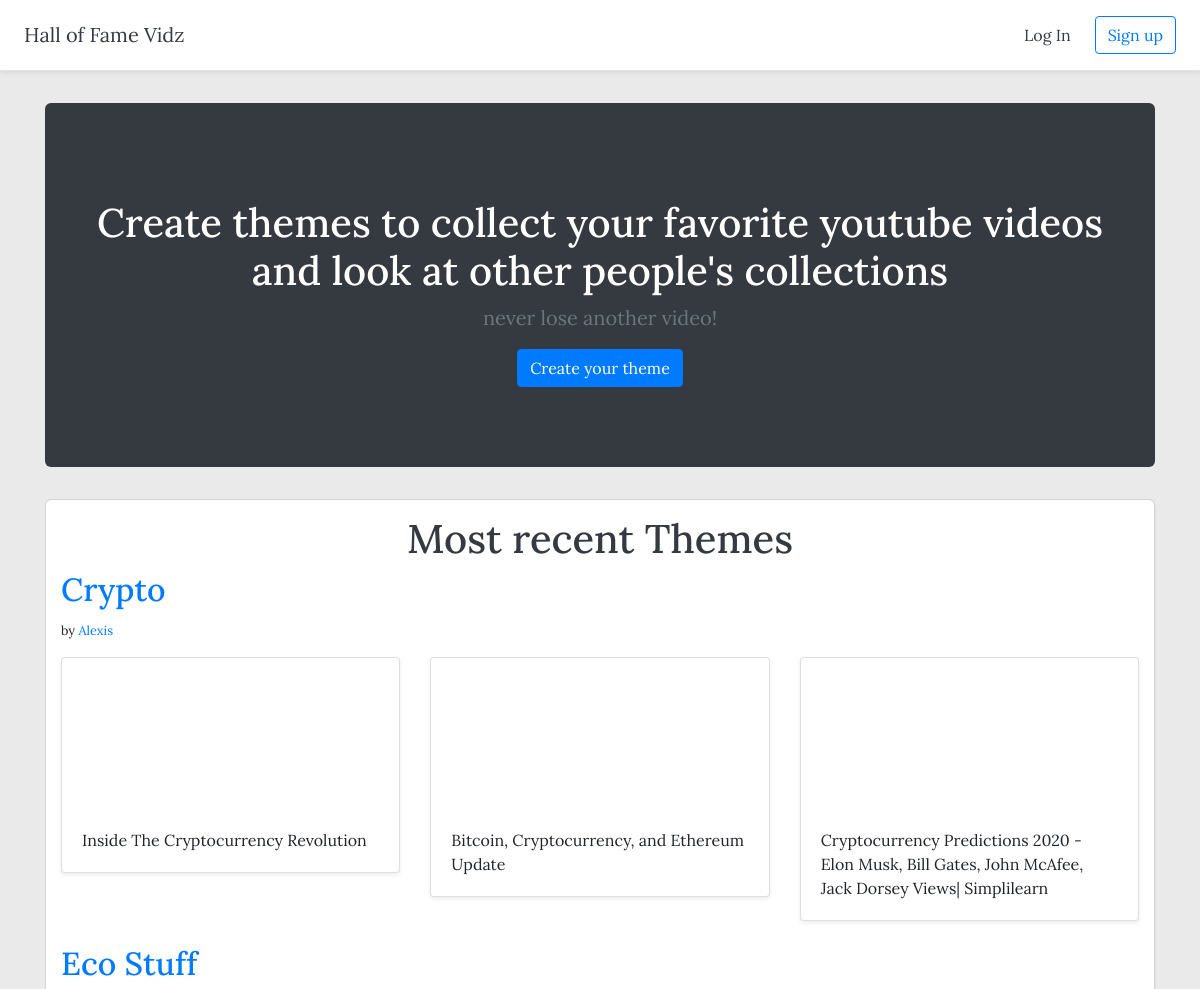
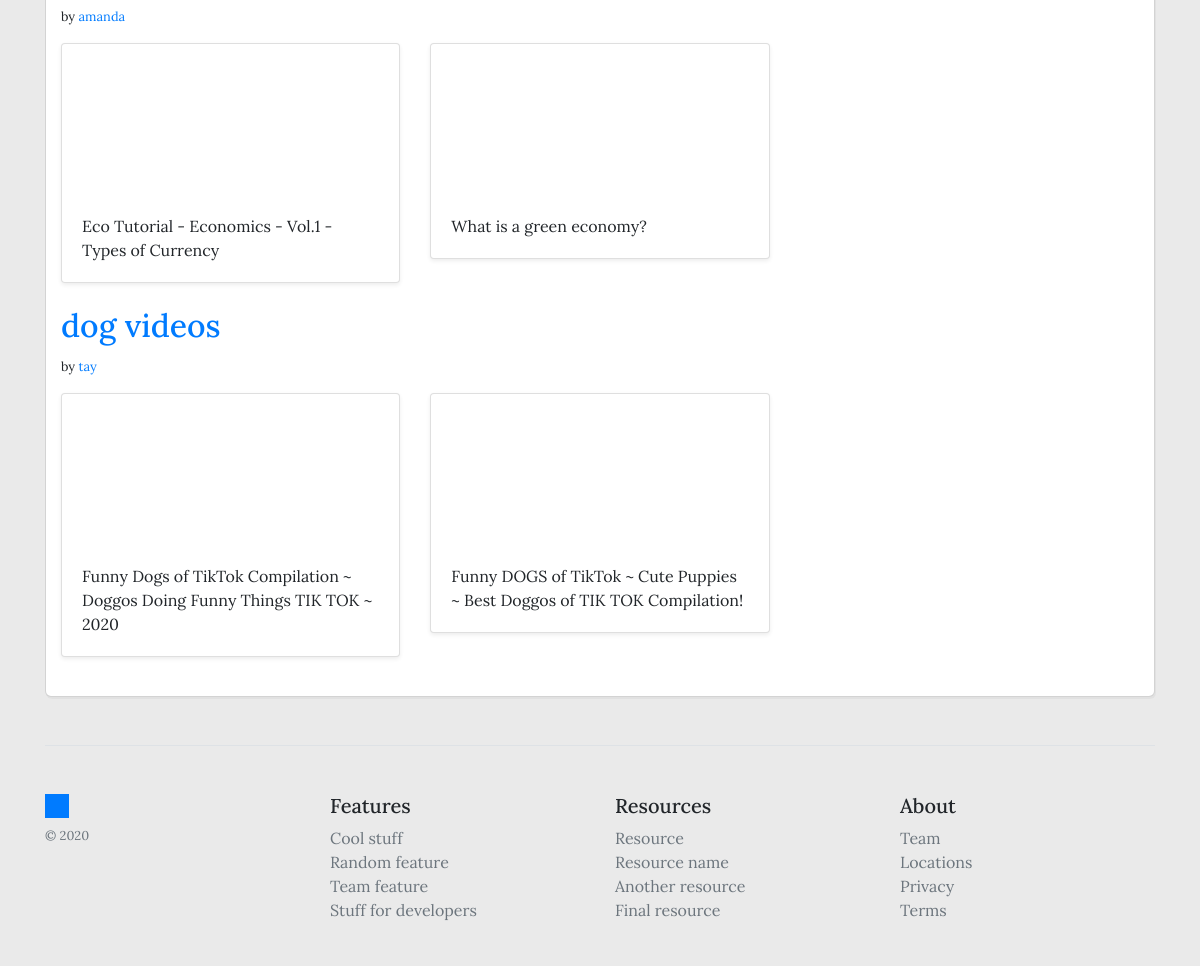
The app's page /, older data (2 pictures, top to bottom).
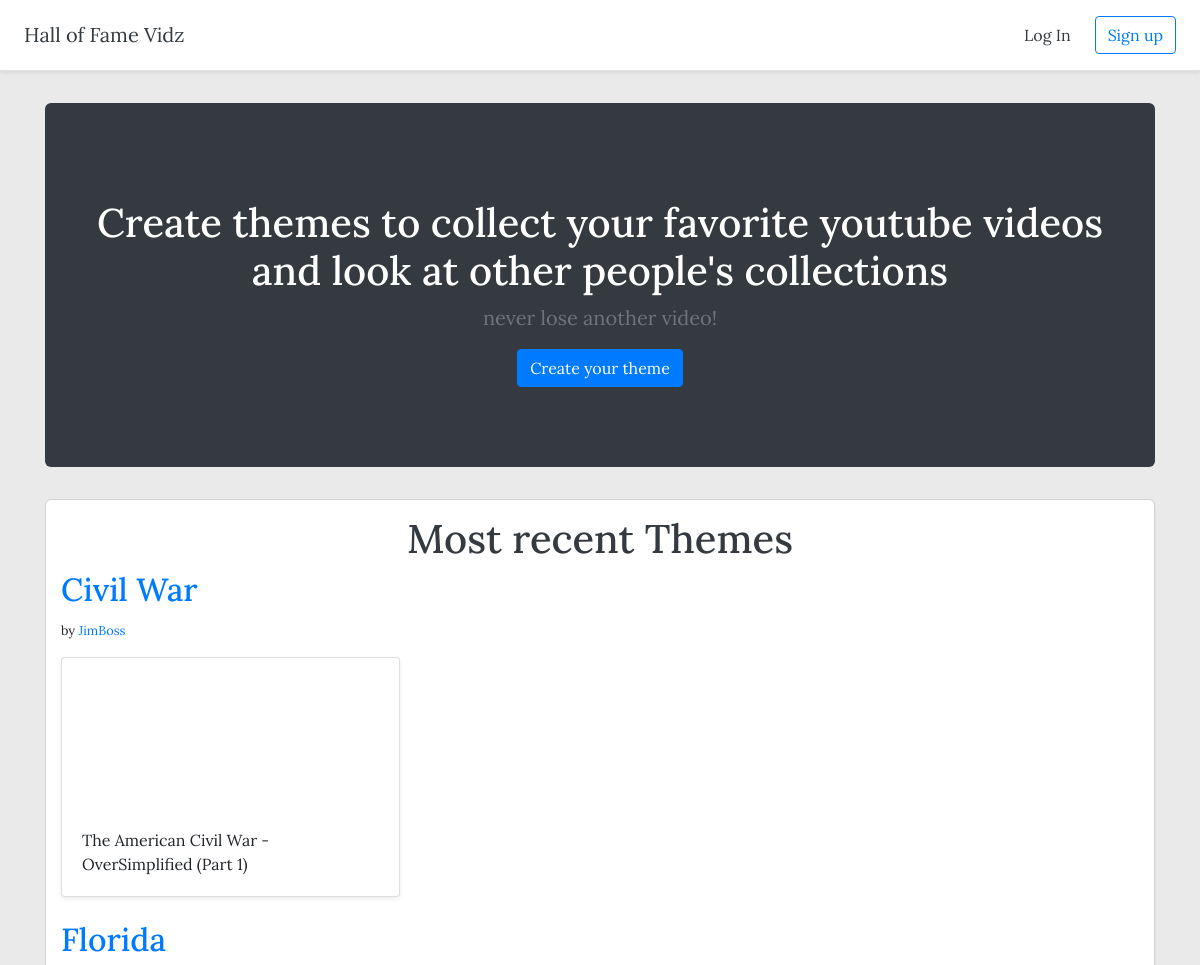
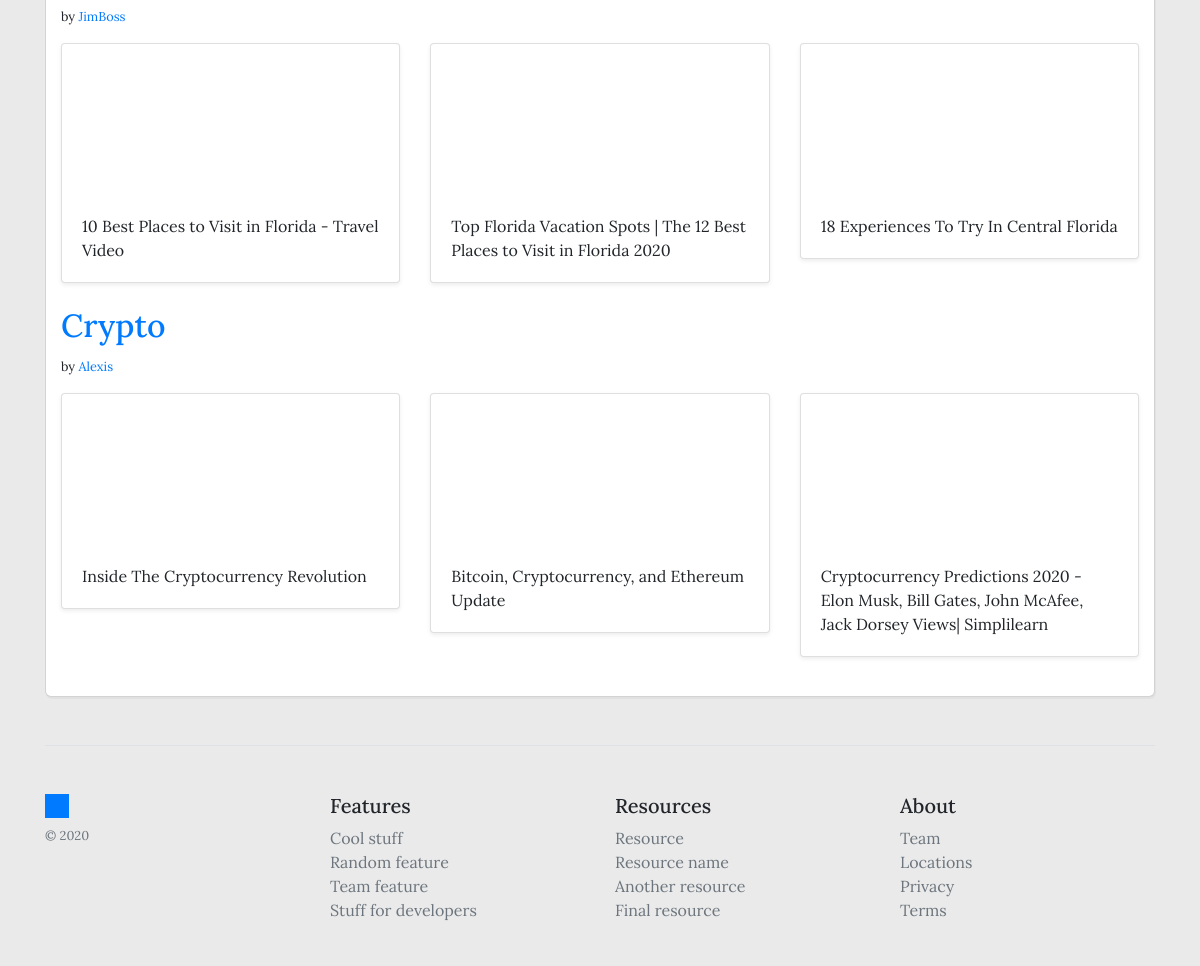
The same page, newer data (2 pictures, top to bottom).
### themes/models.py (models this page shows, shortened)
class Theme(models.Model):
    title = models.CharField(max_length=255)
    created_at = models.DateTimeField(auto_now_add=True)
    updated_at = models.DateTimeField(auto_now=True)
    description = models.TextField()
    user = models.ForeignKey(User, on_delete=models.CASCADE)

class Video(models.Model):
    title = models.CharField(max_length=255)
    created_at = models.DateTimeField(auto_now_add=True)
    updated_at = models.DateTimeField(auto_now=True)
    url = models.URLField()
    youtube_id = models.CharField(max_length=255)
    theme = models.ForeignKey(Theme, on_delete=models.CASCADE)

### themes/views.py (the view)
# urls.py: path('', views.home, name='home'),
def home(request):
    recent_themes = Theme.objects.all().order_by('-id')[:3]
    context = {'recent_themes': recent_themes}
    return render(request, 'themes/home.html', context)

### themes/templates/themes/home.html
{% extends 'themes/base.html' %}
{% block content %}
<section class="jumbotron bg-dark text-white jumbotron-fluid text-center">
    <div class="container">
        <h1 class="jumbotron-heading">Create themes to collect your favorite youtube videos and look at other people's collections</h1>
        <p class="lead text-muted">never lose another video!</p>
        <p><a href="{% url 'create_theme' %}" class="btn btn-primary">Create your theme</a></p>
    </div>
</section>
<div class="container" id="recentthemesbox">
    <h1 class="text-center text-dark">Most recent Themes</h1>
    {% for theme in recent_themes %}
        <a href="{% url 'detail_theme' theme.id %}"><h2>{{ theme.title }}</h2></a>
        <small>by <a href="{% url 'userthemes' theme.id %}">{{ theme.user.username }}</a></small>
        <div class="row">
            {% for video in theme.video_set.all %}
            <div class="col-md-4 mt-3">
                <div class="card mb-4 shadow-sm">
                    <iframe width="100%" height="100%"
                        src="https://www.youtube.com/embed/{{ video.youtube_id }}"
                        frameborder="0"
                        allow="accelerometer; autoplay; clipboard-write; encrypted-media; gyroscope; picture-in-picture"
                        allowfullscreen></iframe>
                    <div class="card-body">
                        <p class="card-text">{{ video.title }}</p>
                    </div>
                </div>
            </div>
            {% endfor %}
        </div>
    {% endfor %}
</div>
{% endblock %}

Row changes from the older to the newer data that the page shows:
no longer on this page (row unchanged): Theme: title "Eco Stuff", user.username "amanda"
no longer on this page (row unchanged): Video: title "Eco Tutorial - Economics - Vol.1 - Types of Currency", shown under "Eco Stuff"
no longer on this page (row unchanged): Video: title "What is a green economy?", shown under "Eco Stuff"
no longer on this page (row unchanged): Theme: title "dog videos", user.username "tay"
no longer on this page (row unchanged): Video: title "Funny Dogs of TikTok Compilation ~ Doggos Doing Funny Things TIK TOK ~ 2020", shown under "dog videos"
no longer on this page (row unchanged): Video: title "Funny DOGS of TikTok ~ Cute Puppies ~ Best Doggos of TIK TOK Compilation!", shown under "dog videos"
added Theme: title "Civil War", user.username "JimBoss"
added Video: title "The American Civil War - OverSimplified (Part 1)", shown under "Civil War"
added Theme: title "Florida", user.username "JimBoss"
added Video: title "10 Best Places to Visit in Florida - Travel Video", shown under "Florida"
added Video: title "Top Florida Vacation Spots | The 12 Best Places to Visit in Florida 2020", shown under "Florida"
added Video: title "18 Experiences To Try In Central Florida", shown under "Florida"
